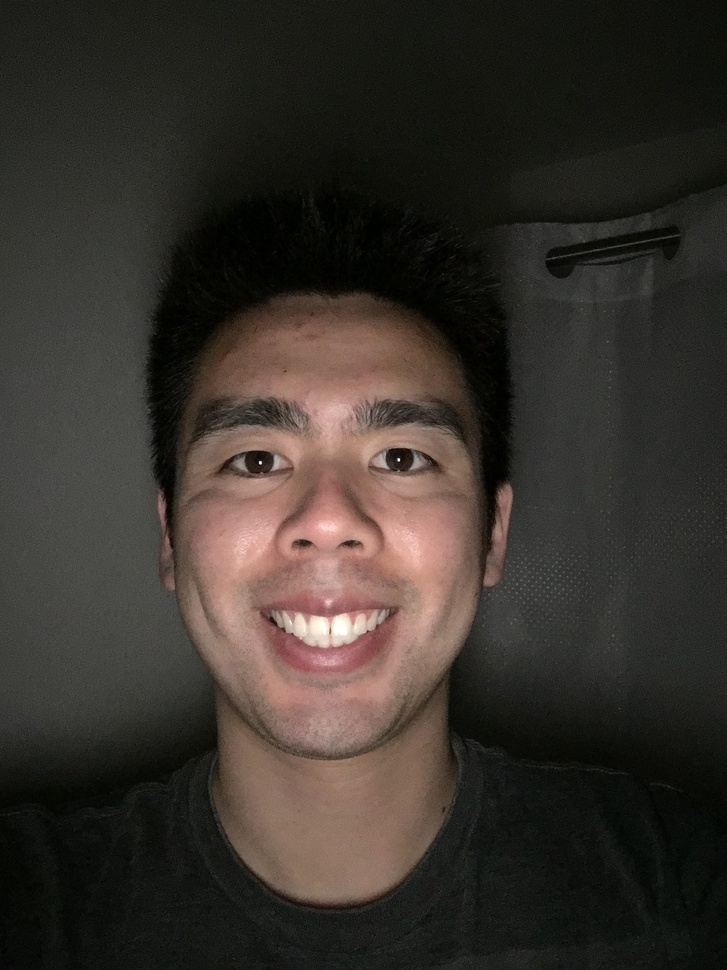
#> input picture test.jpg, 727 x 970 px, shrunk from 1932 x 2576 before the run; its folder holds only this picture in this run
$ python -i views.py   (imports and definitions only)   (Python 2 division)   (older library calls are emulated)
#> lines starting #> are read from the running program, lines starting #| are printed output that depends on the picture; after the words box and inside, x2 and y2 are one past the last pixel; in counts of white or black regions, pixels touching at a corner belong together
#> further down, picture is the input picture: shape (970, 727, 3); mean B, G, R 43.9, 49.7, 55.8
from django.views.decorators.csrf import csrf_exempt
from django.http import JsonResponse
from django.http import HttpResponse
import numpy as np
import urllib
import json
import cv2
import os
import copy
from os import listdir
from os.path import isfile, join
import math
import base64
import subprocess
from math import pi, sqrt, exp
import time

# define the path to the face detector
EYE_DETECTOR_PATH = "{base_path}/haarcascade_eye.xml".format(
	base_path=os.path.abspath(os.path.dirname(__file__)))

# [52 lines left out: functions detect, _grab_image, not called in this run]

class Object(object):
	pass

def analyze(img):

	start_time = time.time()
	eye_cascade = cv2.CascadeClassifier(EYE_DETECTOR_PATH)

	params = Object()
	#gaussianParams
	params.gKernelX = 3
	params.gKernelY = 3
	params.sigmaX = 0
	#threshParams
	params.tThresh = 100
	params.tMaxVal = 255
	params.tType = cv2.THRESH_BINARY_INV
	#cannyParams
	params.cMinVal = 100
	params.cMaxVal = 50
	#houghParams
	params.hResolutionScale = 1
	params.hMinCircDist = 100
	params.hAccum = 15 #Higher means less circles detected
	params.hMinRadius = 5
	#growingCircleParams
	params.gcIters = 1
	#lightThreshParams
	params.ltThresh = 200
	params.ltMaxVal = 255
	params.ltType = cv2.THRESH_BINARY
	#lightCannyParams
	params.lcMinVal = 100
	params.lcMaxVal = 50
	#lightHoughParams
	params.lhResolutionScale = 1
	params.lhMinCircDist = 1000
	params.lhAccum = 3
	#lightGaussianParams
	params.glKernelX = 5
	params.glKernelY = 5
	params.glSigmaX = 0

	gray = cv2.cvtColor(img, cv2.COLOR_BGR2GRAY)
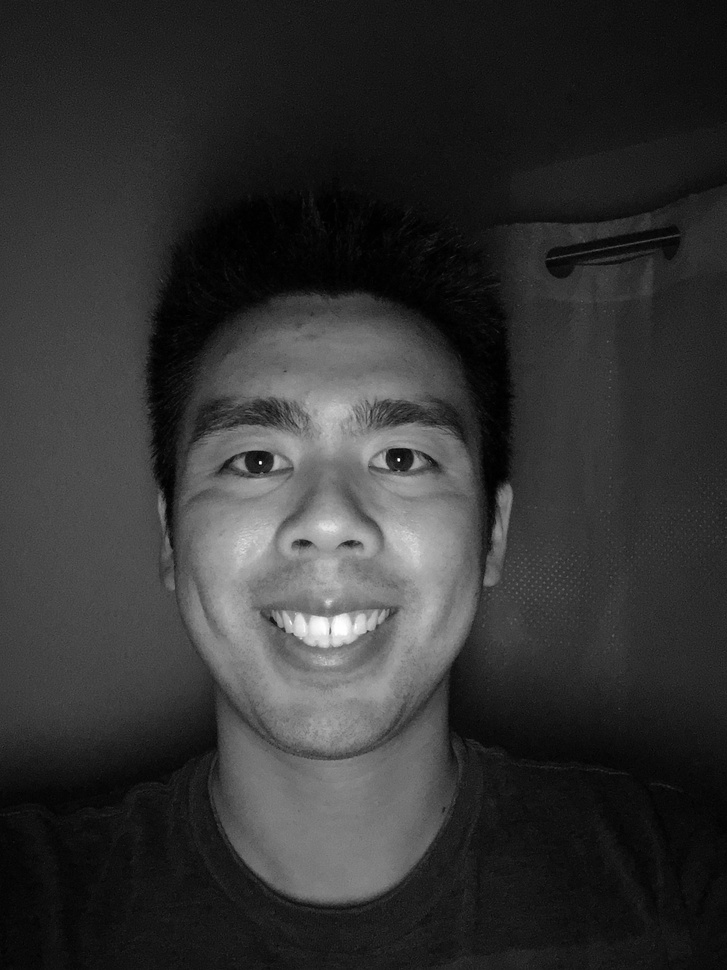
#> gray: shape (970, 727); min 0, max 254, mean 50.8
	eyes = eye_cascade.detectMultiScale(gray)
#> eyes = [[361, 423, 74, 74], [276, 519, 47, 47], [213, 424, 79, 79]]
	length = len(eyes)
#> length = 3
	eyeCollection = []
	eyeNum = 0
	outString = ""
	eyeCenter = []

	for (ex,ey,ew,eh) in eyes:
		eyeNum = eyeNum + 1
		cv2.rectangle(img,(ex,ey),(ex+ew,ey+eh),(0,255,0),2)
		eye = img[ey:ey+eh, ex:ex+ew];

		grayeye = cv2.GaussianBlur(cv2.cvtColor(eye, cv2.COLOR_BGR2GRAY),(params.gKernelX,params.gKernelY),params.sigmaX)
		ret, thresh1 = cv2.threshold(grayeye,params.tThresh,params.tMaxVal,params.tType)
		canny = cv2.Canny(thresh1, params.cMinVal, params.cMaxVal)


		try:
			cv2.imwrite(join(imageOutputPath, imageSource) + str(eyeNum) + ".jpg", grayeye)
			circParam = thresh(join(imageOutputPath, imageSource) + str(eyeNum) + ".jpg", 30, 100)
			cv2.circle(eye,(circParam[1],circParam[0]),circParam[2],(255,0,0),1)
			cv2.circle(eye,(circParam[1],circParam[0]),1,(255,0,0),2)
			lightReflexEyeO = grayeye[circParam[0] - circParam[2]:circParam[0]+circParam[2], circParam[1] - circParam[2]:circParam[1]+circParam[2]]
			lightReflexEye = cv2.GaussianBlur(lightReflexEyeO,(params.glKernelX,params.glKernelY),params.glSigmaX)
			ret, threshLight = cv2.threshold(lightReflexEye,params.ltThresh,params.ltMaxVal,params.ltType)
			cannyLight = cv2.Canny(threshLight, params.lcMinVal, params.lcMaxVal)
			circles = cv2.HoughCircles(threshLight,cv2.cv.CV_HOUGH_GRADIENT,params.lhResolutionScale,params.lhMinCircDist, param1=params.lcMinVal, param2=params.lhAccum, minRadius=1)
			circles = np.uint16(np.around(circles))
			for j in circles[0,:]:
				cv2.circle(lightReflexEyeO,(j[0],j[1]),1,(0,0,0),1)
				cv2.circle(eye,(circParam[1] - circParam[2] + j[0], circParam[0] - circParam[2] + j[1]),1,(0,0,255),2)
				outString = outString + '{Light reflex parameters: ' + str(circParam[1] - circParam[2] + j[0]) + ' ' + str(circParam[0] - circParam[2] + j[1]) + "},"
			outString = outString + '{Iris parameters: ' + str(circParam[1]) + ' ' + str(circParam[0]) + ' '  + str(circParam[2]) + "},"
			outString = outString +  '{Distance: ' + str(((circParam[1]- (circParam[1] - circParam[2] + j[0]))**2 + (circParam[0] - (circParam[0] - circParam[2] + j[1]))**2)**0.5) + "},"
			outString = outString +  '{Angle: ' + str(math.atan2((circParam[0] - (circParam[0] - circParam[2] + j[1])),(circParam[1]- (circParam[1] - circParam[2] + j[0]))) * 180 / 3.14) + "},"

		except Exception as e:
			print e
#> this loop made 3 passes
#| name 'imageOutputPath' is not defined
#| name 'imageOutputPath' is not defined
#| name 'imageOutputPath' is not defined
#> pass 1, in analyze, `ret, thresh1 = cv2.threshold(grayeye,params.tThresh,params.tMaxVal,par..`:
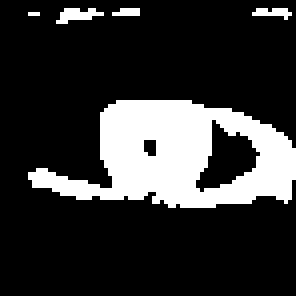
#> thresh1: shape (74, 74) (shown 4 times larger); 19.9% white; 5 white regions (3 under 20 px), largest, box (x1, y1, x2, y2) and area: (7, 25, 74, 52) 1027, (14, 2, 26, 6) 28
#> pass 1, in analyze, `canny = cv2.Canny(thresh1, params.cMinVal, params.cMaxVal)`:
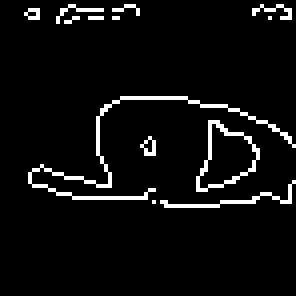
#> canny: shape (74, 74) (shown 4 times larger); 5.3% white in thin lines or dots, all inside (x1, y1, x2, y2) = (6, 1, 74, 52)
#> after the loop:
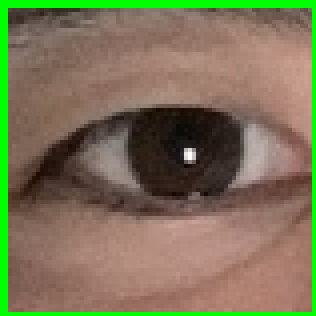
#> eye: shape (79, 79, 3) (shown 4 times larger); mean B, G, R 86.5, 116.1, 123.7
#> after the loop:
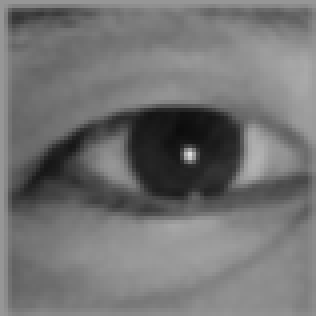
#> grayeye: shape (79, 79) (shown 4 times larger); min 12, max 221, mean 114.9
#> after the loop:
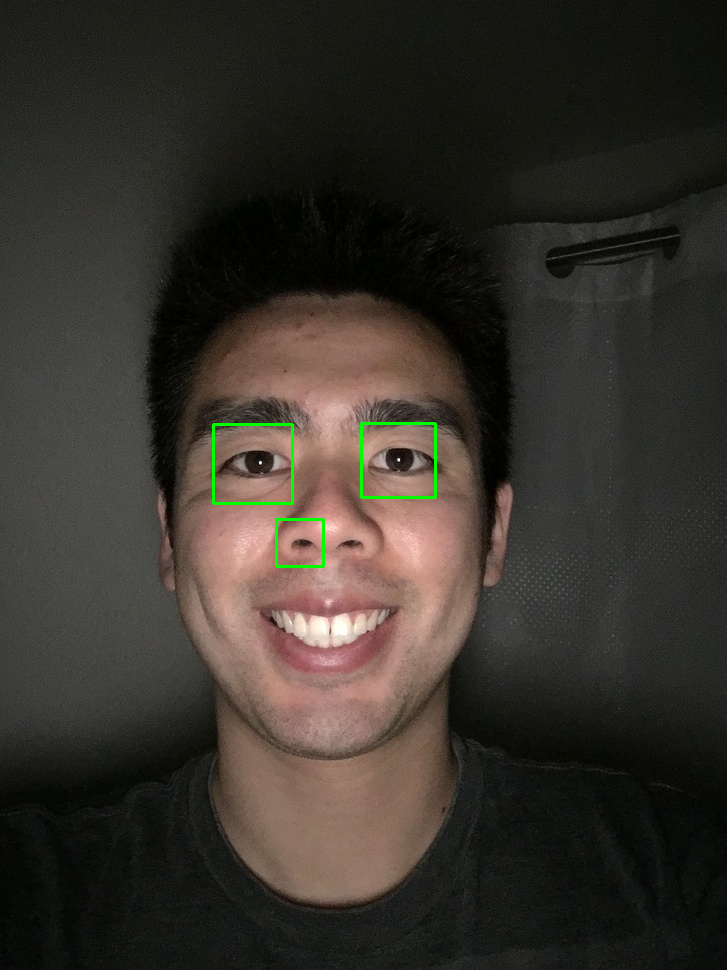
#> img: shape (970, 727, 3); 0.34% of pixels changed, all inside (x1, y1, x2, y2) = (212, 422, 437, 568)
#> after the loop:
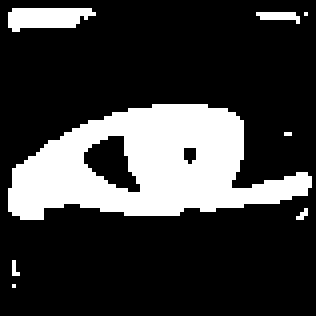
#> thresh1: shape (79, 79) (shown 4 times larger); 22.7% white; 8 white regions (5 under 20 px), largest, box (x1, y1, x2, y2) and area: (2, 26, 78, 55) 1285, (2, 2, 24, 8) 98, (64, 3, 75, 6) 21
#> after the loop, eyeNum = 3; outString = ''

	png = cv2.imencode('.png', img)[1]
#> (the run stopped early here; a loop or call above may not have finished)
